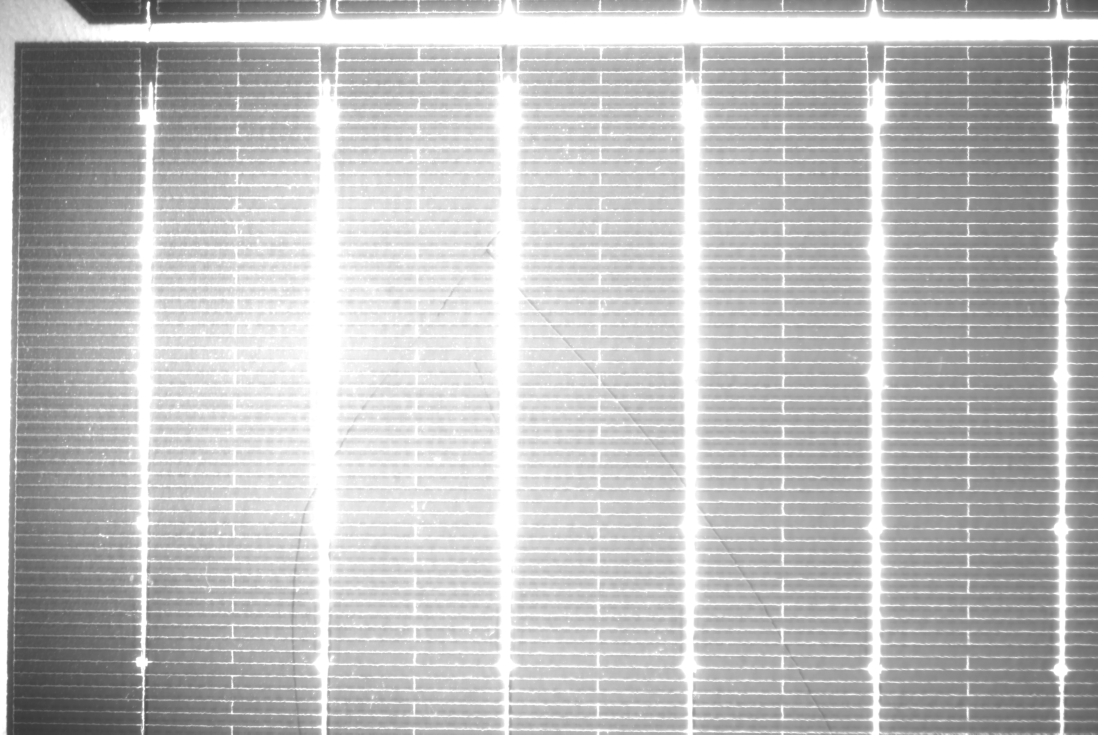
#> input picture assets/sample_defect_input.jpg, 5488 x 3672 px (shown at 1/5 size)
$ python -i integrated_crack_detector_gui.py   (imports and definitions only)   (older library calls are emulated)
#> lines starting #> are read from the running program, lines starting #| are printed output that depends on the picture
import tkinter as tk
from tkinter import filedialog, ttk, messagebox
import cv2
import numpy as np
from PIL import Image, ImageTk
import os
import json
import math
import sys

# --- logic from hough_rectify_grid.py (integrated) ---
def hough_rectify_grid(input_data, detect_image=None, canny_low=50, canny_high=150, hough_thresh_factor=0.25, blur_margin=100):
    """
    使用霍夫变换检测栅格旋转并纠偏。

    - 边缘检测/角度估计：使用 detect_image（优先使用原图灰度）。
    - 旋转与淡化边缘：作用在传入的 input_data（通常是预处理结果）。
    """
#> called with input_data = '../assets/sample_defect_input.jpg', canny_low = 50, canny_high = 150, hough_thresh_factor = 0.25, blur_margin = 100
    # 1. 读入目标（用于旋转的预处理图）
    if isinstance(input_data, str):
        if not os.path.exists(input_data): return None, 0
        src = cv2.imdecode(np.fromfile(input_data, dtype=np.uint8), cv2.IMREAD_GRAYSCALE)
#> src is the input picture: shape (3672, 5488); min 54, max 255, mean 191.1
    else:
        src = input_data
    if src is None: return None, 0

    # 1.1 读入检测用原图（仅用于霍夫角度估计）
    if detect_image is None:
        src_for_detect = src.copy()
    else:
        if isinstance(detect_image, str):
            if not os.path.exists(detect_image):
                return src, 0, None
            src_for_detect = cv2.imdecode(np.fromfile(detect_image, dtype=np.uint8), cv2.IMREAD_GRAYSCALE)
        else:
            src_for_detect = detect_image
        if src_for_detect is None:
            src_for_detect = src.copy()

    h, w = src.shape
#> h = 3672; w = 5488

    # 2. 前处理 - 边缘向黑色过渡 (Fade to black)
    # 为了防止后续SVD检测时出现明显的边缘伪影
    if blur_margin > 0:
        hm, wm = src.shape[:2]
#> hm = 3672; wm = 5488
        margin = min(blur_margin, hm//2, wm//2)
#> margin = 100
        if margin > 0:
            # 创建平滑的过渡掩码 (使用 cos 曲线)
            mask = np.ones((hm, wm), dtype=np.float32)
            grad = 0.5 * (1 - np.cos(np.linspace(0, np.pi, margin, dtype=np.float32)))
#> grad = 100 values from 0 to 1

            # Top
            mask[0:margin, :] *= grad[:, np.newaxis]
            # Bottom
            mask[hm-margin:hm, :] *= grad[::-1, np.newaxis]
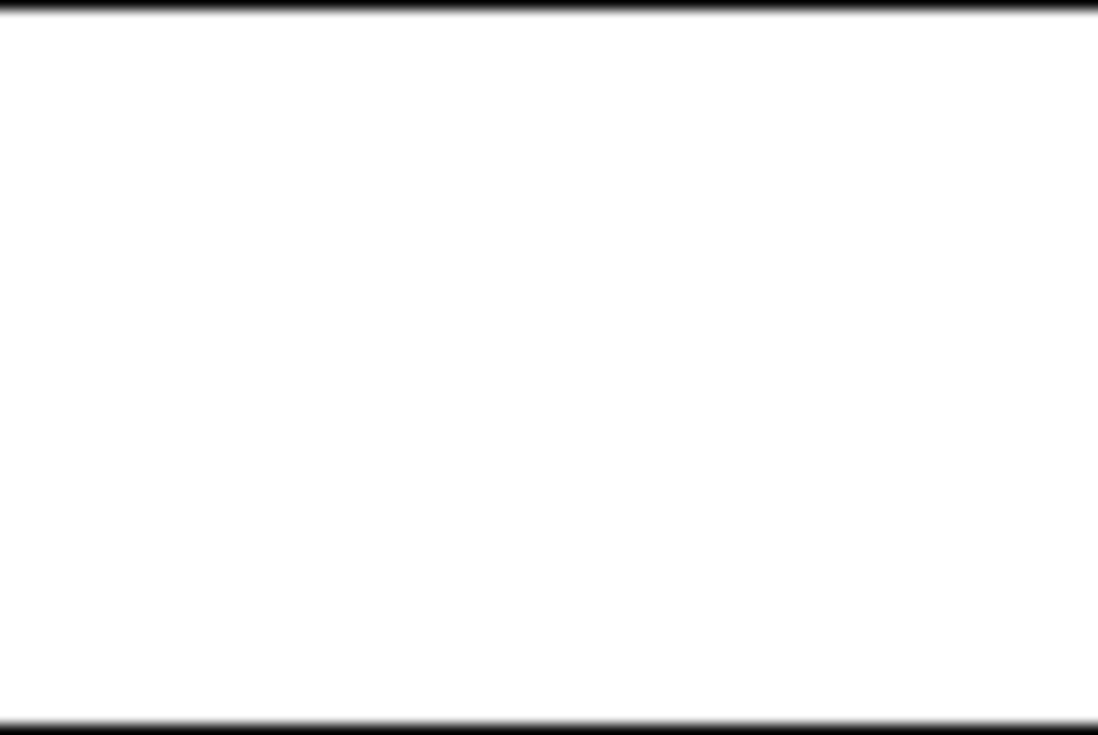
#> mask: shape (3672, 5488) float32 (shown at 1/5 size); min 0, max 1, mean 0.973
            # Left
            mask[:, 0:margin] *= grad[np.newaxis, :]
            # Right
            mask[:, wm-margin:wm] *= grad[np.newaxis, ::-1]
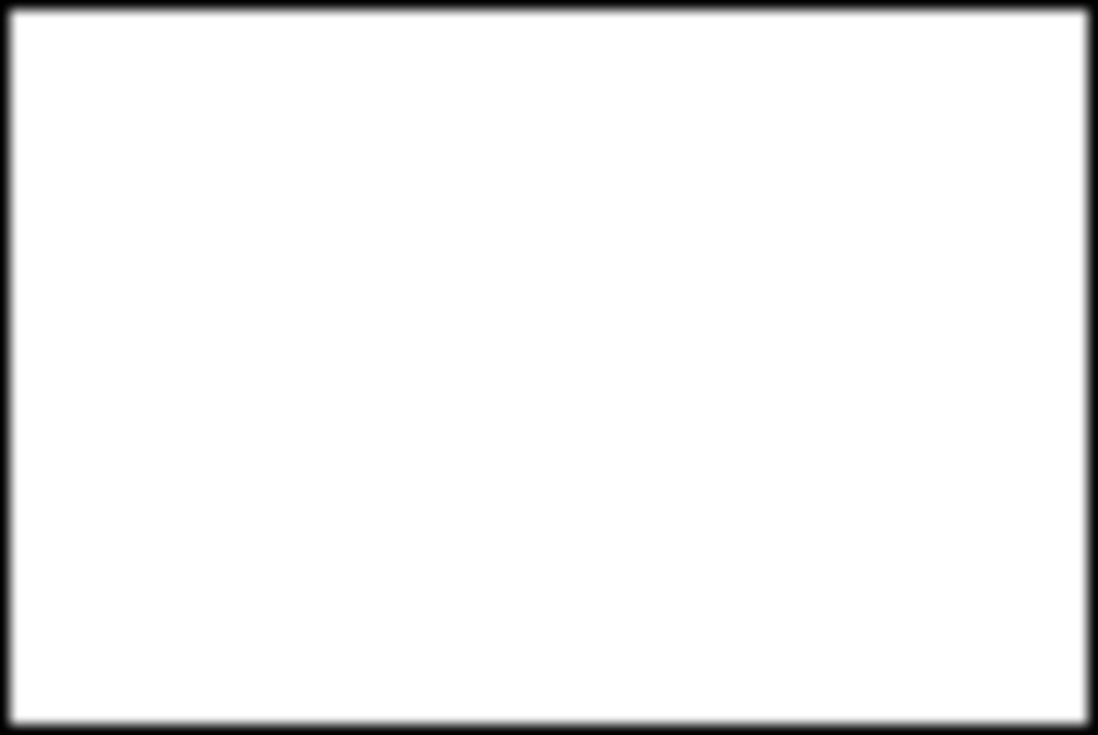
#> mask: shape (3672, 5488) float32 (shown at 1/5 size); min 0, max 1, mean 0.955

            # 将过渡应用到原图
            src = (src.astype(np.float32) * mask).astype(np.uint8)
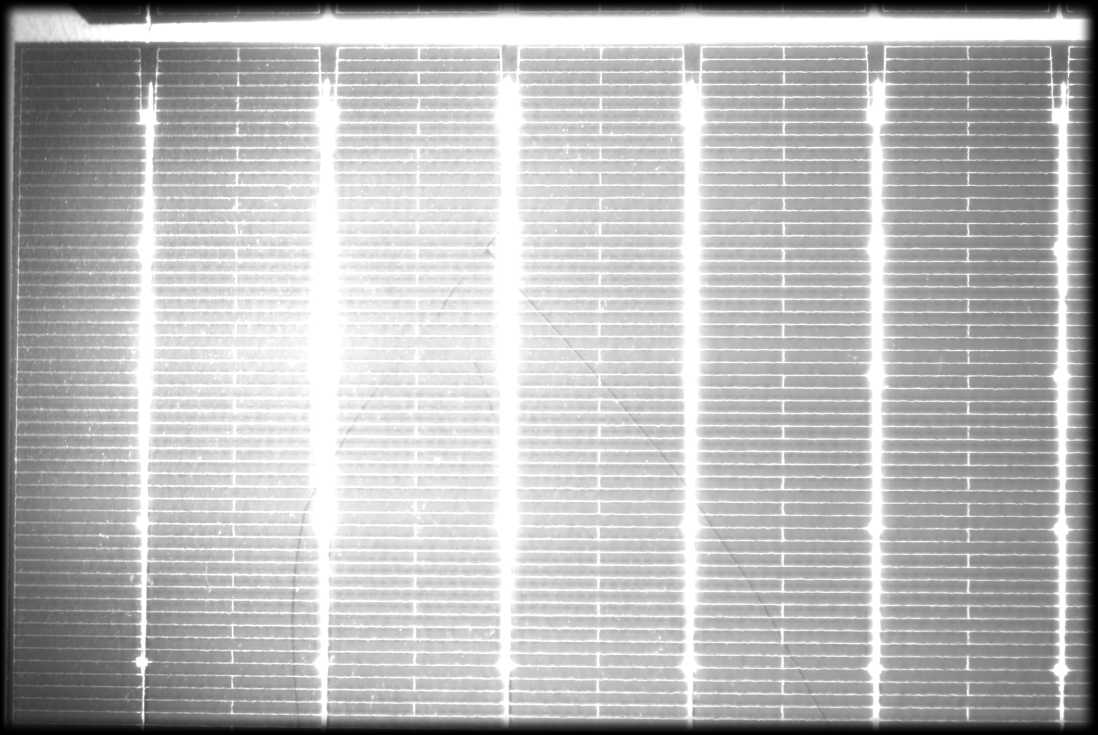
#> src: shape (3672, 5488) (shown at 1/5 size); min 0, max 255, mean 183.8

    clahe = cv2.createCLAHE(clipLimit=2.0, tileGridSize=(8, 8))
    img_enhanced = clahe.apply(src_for_detect)
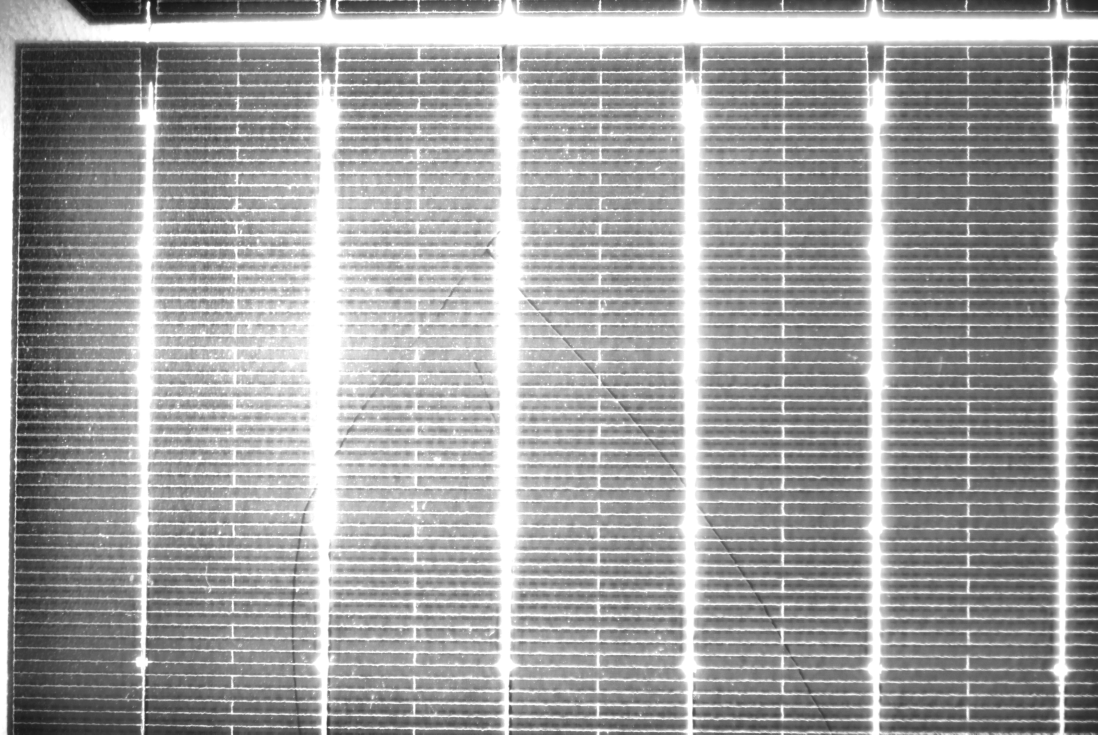
#> img_enhanced: shape (3672, 5488) (shown at 1/5 size); min 16, max 255, mean 161.7
    blurred = cv2.GaussianBlur(img_enhanced, (5, 5), 0)

    # 3. 边缘检测
    edges = cv2.Canny(blurred, canny_low, canny_high, apertureSize=3)
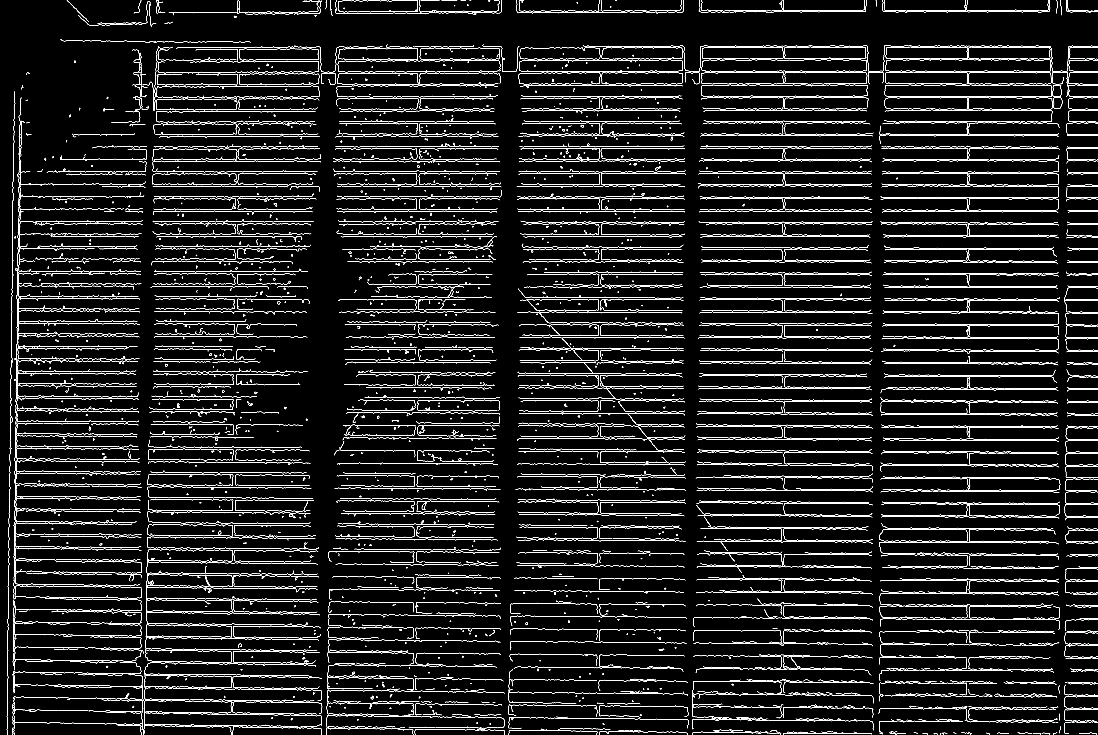
#> edges: shape (3672, 5488) (shown at 1/5 size); 2.9% white in thin lines or dots

    # 4. 霍夫直线变换
    threshold = int(min(w, h) * hough_thresh_factor)
#> threshold = 918
    if threshold <= 0: threshold = 1
    lines = cv2.HoughLines(edges, 1, np.pi / 180, threshold)
#> lines = 29 rows, first 8: [1182, 1.57], [796, 1.57], [1119, 1.57], [993, 1.57], [1056, 1.57], [930, 1.57], [670, 1.57], [867, 1.57]

    if lines is None:
        return src, 0, None

    # 5. 角度分析
    angles = []
    for line in lines:
        rho, theta = line[0]
        angle = math.degrees(theta)
        norm_angle = angle % 90
        if norm_angle > 45:
            norm_angle -= 90
        angles.append(norm_angle)
#> this loop made 29 passes
#> (line, rho) on passes 1 to 12: ([[1182, 1.57]], 1182), ([[796, 1.57]], 796), ([[1119, 1.57]], 1119), ([[993, 1.57]], 993), ([[1056, 1.57]], 1056), ([[930, 1.57]], 930), ([[670, 1.57]], 670), ([[867, 1.57]], 867), ([[734, 1.57]], 734), ([[858, 1.57]], 858), ([[608, 1.57]], 608), ([[482, 1.57]], 482)
#> after the loop, angles = 29 values from 2.5e-06 to 2.5e-06

    if not angles:
        return src, 0, None

    sorted_angles = sorted(angles)
#> sorted_angles = 29 values from 2.5e-06 to 2.5e-06
    detected_angle = sorted_angles[len(sorted_angles) // 2]
#> detected_angle = 2.5e-06

    # 6. 执行纠偏旋转 (Expansion Mode)
    # 计算新的边界框以避免裁剪
    (h, w) = src.shape[:2]
    center = (w // 2, h // 2)
#> center = (2744, 1836)
    M = cv2.getRotationMatrix2D(center, detected_angle, 1.0)
#> M = [[1, 4.37e-08, -8.03e-05], [-4.37e-08, 1, 0.00012]]

    abs_cos = abs(M[0, 0])
#> abs_cos = 1
    abs_sin = abs(M[0, 1])
#> abs_sin = 4.37e-08

    bound_w = int(h * abs_sin + w * abs_cos)
#> bound_w = 5488
    bound_h = int(h * abs_cos + w * abs_sin)
#> bound_h = 3672

    # 调整变换矩阵的平移分量
    M[0, 2] += bound_w / 2 - center[0]
    M[1, 2] += bound_h / 2 - center[1]

    result = cv2.warpAffine(src, M, (bound_w, bound_h), flags=cv2.INTER_LANCZOS4)

    return result, detected_angle, M

# --- logic from svd_crack_detector.py (partial) ---
# [19 lines left out: function perform_svd_reconstruction, not called in this run]

class IntegratedCrackGUI:
    # [189 lines left out: functions __init__, _setup_ui, not called in this run]

    def _on_control_configure(self):
        if hasattr(self, "control_canvas"):
            self.control_canvas.configure(scrollregion=self.control_canvas.bbox("all"))

    # [9 lines left out: function _bind_mousewheel, not called in this run]

    def clear_control_panel(self):
        for widget in self.control_frame.winfo_children():
            widget.destroy()

    # [54 lines left out: function update_ui_state, not called in this run]

    # --- Step UI Builders ---
    def _ui_step0(self):
        ttk.Button(self.control_frame, text="选择图片...", command=self.load_image).pack(fill=tk.X, pady=20)
        ttk.Label(self.control_frame, text="请先加载一张图片以开始工作流程。", wraplength=200).pack(pady=10)

    # [1429 lines left out: functions _ui_step1, _ui_step2, _ui_step3, _ui_step4, load_image, process_step and 30 more, not called in this run]


# [10 lines not run here, left out]

>>> result = hough_rectify_grid('../assets/sample_defect_input.jpg')

$ run again, on assets/parallel_skeleton_overlay_2.jpg
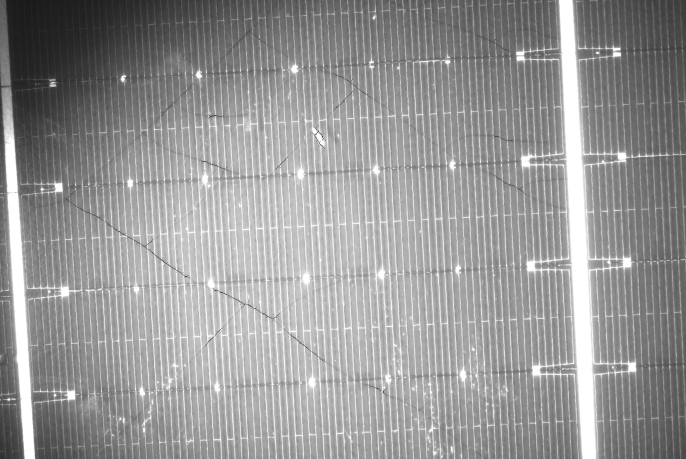
#> input picture assets/parallel_skeleton_overlay_2.jpg, 1372 x 918 px (shown at 1/2 size)
#> in hough_rectify_grid, src is the input picture: shape (918, 1372); min 24, max 255, mean 151
#> in hough_rectify_grid, `edges = cv2.Canny(blurred, canny_low, canny_high, apertureSize=3)`:
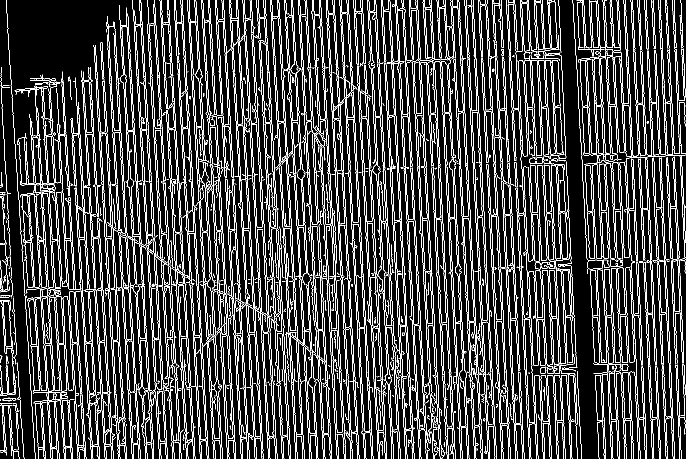
#> edges: shape (918, 1372) (shown at 1/2 size); 15.1% white in thin lines or dots
#> the loop in hough_rectify_grid, `for line in lines:` made 3856 passes
#> (rho, theta, angle, norm_angle) on passes 1 to 8: (-861, 3.09, 177, -3), (-927, 3.09, 177, -3), (-872, 3.09, 177, -3), (-830, 3.09, 177, -3), (-875, 3.09, 177, -3), (-913, 3.09, 177, -3), (-944, 3.09, 177, -3), (-792, 3.09, 177, -3)
#> after the loop in hough_rectify_grid, `for line in lines:`: angles = 3856 values, max 44 at index 197, min -45 at index 127, mean -10.45
#> sorted_angles = 3856 values from -45 to 44
#> detected_angle = -14
#> M = [[0.97, -0.242, 131.4], [0.242, 0.97, -152.3]]
#> abs_cos = 0.97
#> abs_sin = 0.242
#> bound_w = 1553
#> bound_h = 1222
#> in hough_rectify_grid, `result = cv2.warpAffine(src, M, (bound_w, bound_h), flags=cv2.INTER_LA..`:
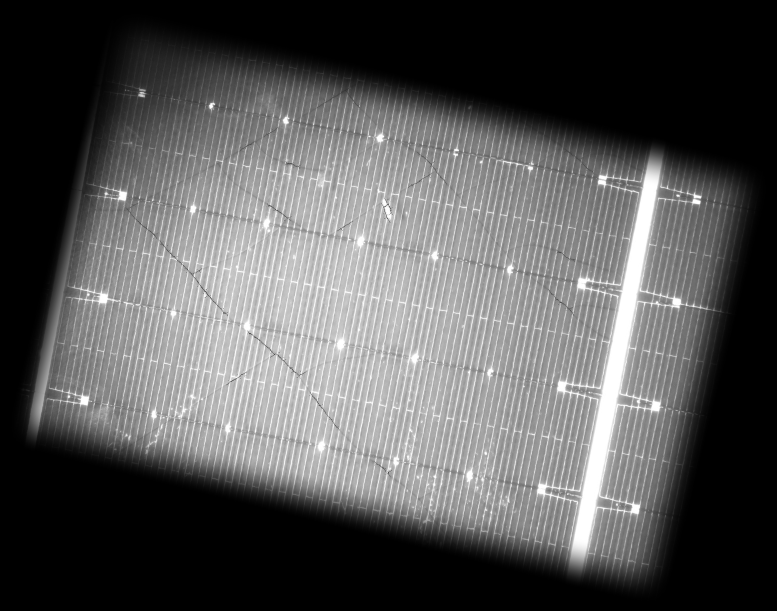
#> result: shape (1222, 1553) (shown at 1/2 size); min 0, max 255, mean 86.5
